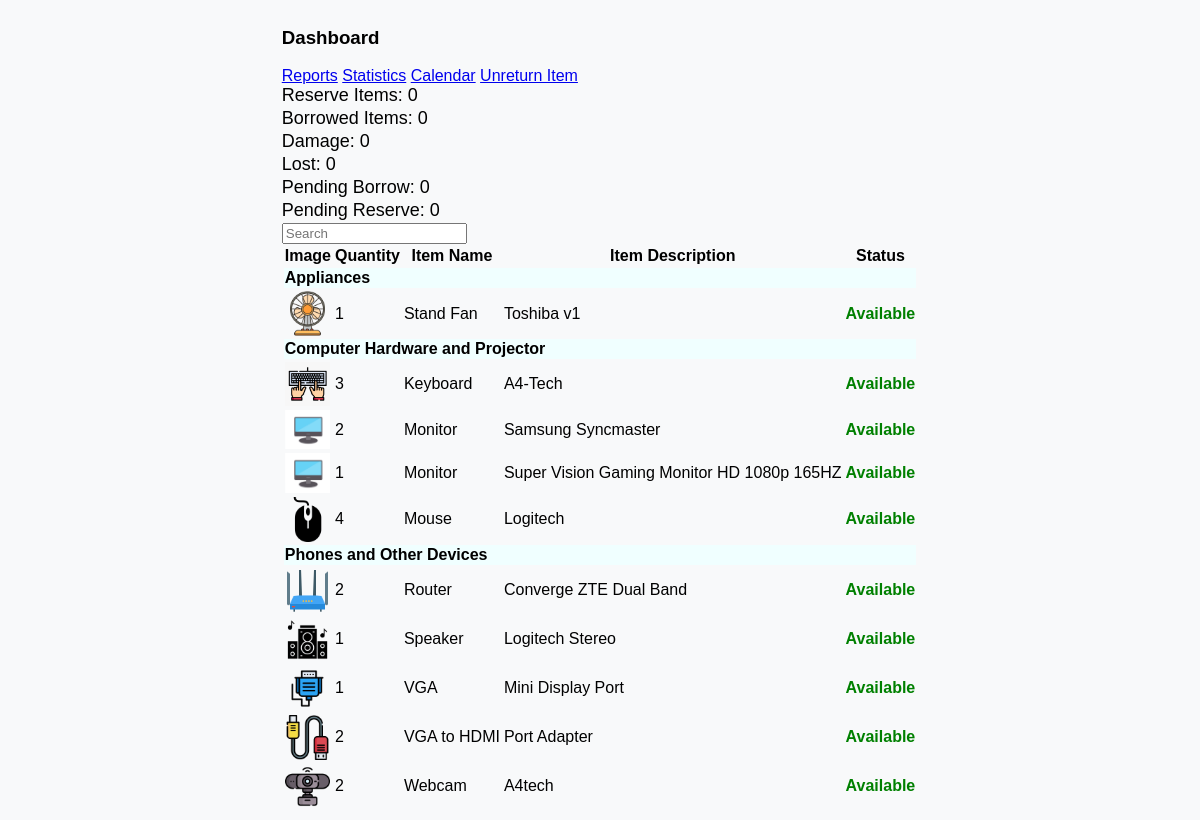
The page /DashboardCCSStaff/ccslistofborrowableitems.php on the database its author committed.
### tables this page shows
CREATE TABLE `tblitembrand` (
  `id` int(11) NOT NULL,
  `staffid` int(11) NOT NULL,
  `staffname` varchar(50) NOT NULL,
  `itembrand` varchar(50) NOT NULL,
  `categoryname` varchar(50) NOT NULL,
  `subcategoryname` varchar(50) NOT NULL,
  `borrowable` varchar(50) NOT NULL,
  `remarks` varchar(50) DEFAULT NULL,
  `modelno` varchar(50) NOT NULL,
  `serialno` varchar(50) DEFAULT NULL,
  `unitcost` decimal(10,0) NOT NULL,
  `status` varchar(50) NOT NULL,
  `itemcondition` varchar(50) NOT NULL,
  `datetimeadded` datetime NOT NULL,
  `assignfor` varchar(50) DEFAULT NULL,
  `datepurchased` date NOT NULL
);

### DashboardCCSStaff/ccslistofborrowableitems.php (the view, shortened to what this page needs)
<?php
include ('ccsfunctions.php');
$queryitems = "SELECT *, COUNT(*) as quantity FROM tblitembrand WHERE borrowable = 'Yes' GROUP BY itembrand, subcategoryname,  status ORDER BY categoryname, subcategoryname, itembrand";
$resultitems = mysqli_query($con, $queryitems);
$reserveCount = 0;
$borrowedCount = 0;
$missingCount = 0;
$pendingborrowCount = 0;
$pendingreserveCount = 0;
mysqli_data_seek($resultitems, 0);
?>
<main class="ccs-main-container">
    <div id="dashboard-container" class="container">
        <div class="row">
            <div class="col-md-6">
                <h3 class="text-start"><i class='fas fa-tachometer-alt me-2'></i>Dashboard</h3>
            </div>
            <div class="col-md-6 text-md-end mb-2">
                <div class="btn-group" role="group" aria-label="Button group with nested dropdown">
                    <a href="ccsstaffReports.php" class="btn btn-secondary"><i class="fas fa-file-alt"></i> Reports</a>
                    <a href="ccsstaffStatistics.php" class="btn btn-primary"><i class="fas fa-chart-bar"></i>
                        Statistics</a>
                    <a href="ccsstaffCalendar.php" class="btn btn-danger"><i class="fas fa-calendar-alt"></i>
                        Calendar</a>
                    <a href="ccsstaffReturnListofBorrowers.php" class="btn btn-success"><i class="fas fa-undo"></i>
                        Unreturn Item</a>
                </div>
            </div>
        </div>
        <div class="row mb-1">
            <div class="col-md-3">
                <div class="card">
                    <div class="card-body">
                        <span class="card-title"><i class="fas fa-bookmark me-2"></i>Reserve Items:
                            <?php echo $reserveCount; ?></span>
                    </div>
                </div>
            </div>
            <div class="col-md-3">
                <div class="card">
                    <div class="card-body">
                        <span class="card-title"><i class="fas fa-handshake"></i> Borrowed Items:
                            <?php echo $borrowedCount; ?></span>
                    </div>
                </div>
            </div>
            <div class="col-md-3">
                <div class="card">
                    <div class="card-body">
                        <span class="card-title"><i class="fas fa-exclamation-circle"></i> Damage:
                            <?php echo $missingCount; ?></span>
                    </div>
                </div>
            </div>
            <div class="col-md-3">
                <div class="card">
                    <div class="card-body">
                        <span class="card-title"><i class="fas fa-trash-alt"></i> Lost:
                            <?php echo $missingCount; ?></span>
                    </div>
                </div>
            </div>
        </div>
        <div class="row mb-1">
            <div class="col-md-3">
                <div class="card">
                    <div class="card-body">
                        <span class="card-title"><i class="fas fa-hourglass-half"></i> Pending Borrow:
                            <?php echo $pendingborrowCount; ?></span>
                    </div>
                </div>
            </div>
            <div class="col-md-3">
                <div class="card">
                    <div class="card-body">
                        <span class="card-title"><i class="fas fa-hourglass-half"></i> Pending Reserve:
                            <?php echo $pendingreserveCount; ?></span>
                    </div>
                </div>
            </div>
            <div class="search col-md-6">
                <input type="text" class="form-control search-input" placeholder="Search" name="search"
                    id="searchInput">
            </div>
        </div>
        <div class="row table-responsive">
            <table id="example" class="table table-bordered">
                <thead class="table-dark">
                    <tr class="text-center">
                        <th scope="col">Image</th>
                        <th scope="col">Quantity</th>
                        <th scope="col">Item Name</th>
                        <th scope="col">Item Description</th>
                        <th scope="col">Status</th>
                    </tr>
                </thead>
                <?php
                if (mysqli_num_rows($resultitems) > 0) {
                    echo '<tbody>';
                    $currentCategory = null;
                    while ($row = mysqli_fetch_assoc($resultitems)) {
                        if ($currentCategory != $row['categoryname']) {
                            echo "<tr class='category-row'>
                                    <td colspan='8' style='background-color: azure;'><strong>{$row['categoryname']}</strong></td>
                                  </tr>";
                            $currentCategory = $row['categoryname'];
                        }
                        echo "<tr class='item-details-row";
                        if ($row['status'] == 'Missing') {
                            echo " status-missing-row";
                        }
                        echo "'>";
                        $imagePath = 'inventory/SubcategoryItemsimages/' . $row['subcategoryname'] . '.png';
                        if (file_exists($imagePath)) {
                            echo "<td class='text-center align-middle'><img src='{$imagePath}' alt='Subcategory Image' width='45'></td>";
                        } else {
                            echo "<td class='text-center align-middle'><img src='/inventory/SubcategoryItemsimages/defaultimageitem.png' alt='Default Image' width='50'></td>";
                        }
                        echo "<td class='text-center align-middle'>{$row['quantity']}</td>";
                        echo "<td class='align-middle'>{$row['subcategoryname']}</td>";
                        echo "<td class='align-middle'>{$row['itembrand']}</td>";
                        $statusClass = '';
                        switch ($row['status']) {
                            case 'Available':
                                $statusClass = 'status-available';
                                break;
                        }
                        echo "<td class='text-center {$statusClass} align-middle'>{$row['status']}</td>";
                        echo "</tr>";
                    }
                    echo '</tbody>';
                } else {
                    echo '<div class="col text-center">No data available in table</div>';
                }
                echo '</table>';
                ?>
        </div>
    </div>
</main>

### DashboardCCSStaff/ccslistofborrowableitems.php (style rules this page uses)
.ccs-main-container { display: flex; justify-content: center; }
.card { margin-bottom: 2px; }
.card-title { font-size: 18px; }
.category-row { cursor: pointer; color: black; }
.status-available { color: green; font-weight: bold; }

### rows shown on the page
tblitembrand: categoryname "Appliances", subcategoryname (picture), quantity "1", subcategoryname "Stand Fan", itembrand "Toshiba v1", status "Available"
tblitembrand: categoryname "Computer Hardware and Projector", subcategoryname (picture), quantity "3", subcategoryname "Keyboard", itembrand "A4-Tech", status "Available"
tblitembrand: subcategoryname (picture), quantity "2", subcategoryname "Monitor", itembrand "Samsung Syncmaster", status "Available"
tblitembrand: subcategoryname (picture), quantity "1", subcategoryname "Monitor", itembrand "Super Vision Gaming Monitor HD 1080p 165HZ", status "Available"
tblitembrand: subcategoryname (picture), quantity "4", subcategoryname "Mouse", itembrand "Logitech", status "Available"
tblitembrand: categoryname "Phones and Other Devices", subcategoryname (picture), quantity "2", subcategoryname "Router", itembrand "Converge ZTE Dual Band", status "Available"
tblitembrand: subcategoryname (picture), quantity "1", subcategoryname "Speaker", itembrand "Logitech Stereo", status "Available"
tblitembrand: shows a picture, quantity "1", subcategoryname "VGA", itembrand "Mini Display Port", status "Available"
tblitembrand: subcategoryname (picture), quantity "2", subcategoryname "VGA to HDMI", itembrand "Port Adapter", status "Available"
tblitembrand: subcategoryname (picture), quantity "2", subcategoryname "Webcam", itembrand "A4tech", status "Available"

### other values the page prints
$reserveCount "0"
$borrowedCount "0"
$missingCount "0"
$pendingborrowCount "0"
$pendingreserveCount "0"
